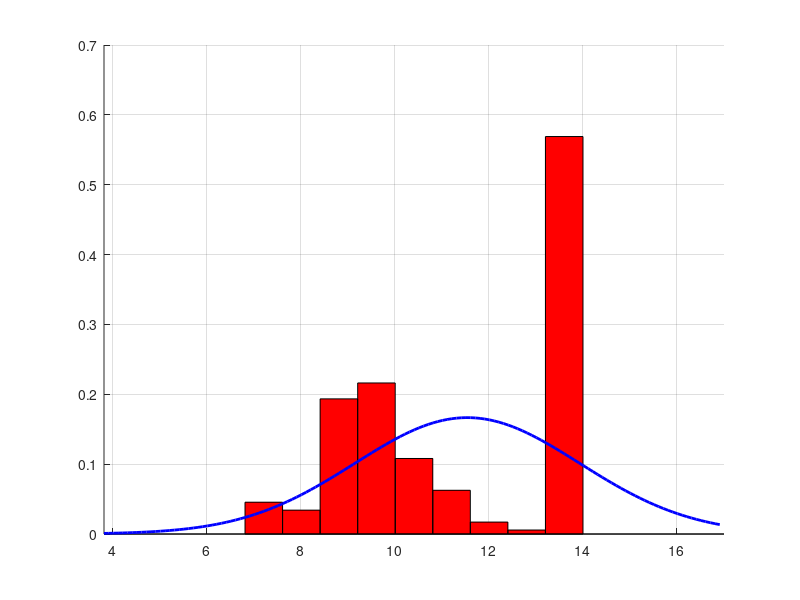
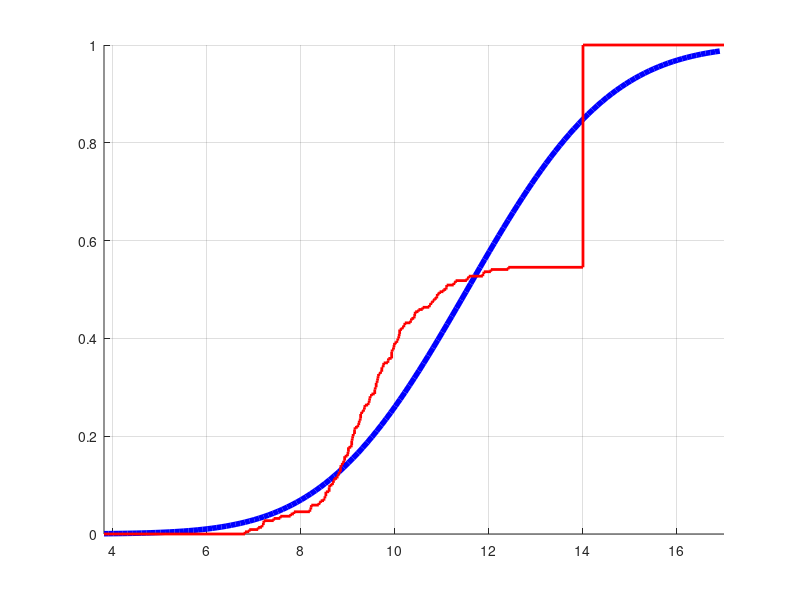

These charts were generated, in order, by the following MATLAB code:
pkg load statistics

x = [11.89,9.60,9.29,10.06,9.50,8.93,9.58,6.81,8.69,9.62,...
     9.01,10.59,10.50,11.53,9.94,8.84,8.91,6.90,9.76,7.09,...
     11.29,11.25,10.84,10.76,7.42,8.49,10.10,8.79,11.87,8.77,...
     9.43,12.41,9.75,8.53,9.72,9.45,7.20,9.23,8.93,9.15,...
     10.19,9.57,11.09,9.97,8.81,10.73,9.57,8.53,9.21,10.08,...
     9.10,11.03,10.10,9.47,9.72,9.60,8.21,7.78,10.21,8.99,...
     9.14,8.60,9.14,10.95,9.33,9.98,9.09,10.35,8.61,9.35,...
     10.04,7.85,9.64,9.99,9.65,10.89,9.08,8.60,7.56,9.27,...
     10.33,10.09,8.51,9.86,9.24,9.63,8.67,8.85,11.57,9.85,...
     9.27,9.69,10.90,8.84,11.10,8.19,9.26,9.93,10.15,8.42,...
     9.36,9.93,9.11,9.07,7.21,8.22,9.08,8.88,8.71,9.93,...
     12.04,10.41,10.80,7.17,9.00,9.46,10.42,10.43,8.38,9.01];
     sort(x)
%x = 8*[x zeros(1,100)+50 zeros(1,100)+105 zeros(1,200)];
%x = [x zeros(1,200)+600];
     x = [x zeros(1,100)+14];
n = length(x);

from = min(x)-3;
to = max(x)+3;
step = 1e-1;

fprintf('Задания а-в\n');

Mmax = max(x);
Mmin = min(x);
R = Mmax - Mmin;
mu = sum(x) / n;
sqrS = sum((x - mu) .^ 2) / (n - 1);

fprintf('M_max = %6.3f\n', Mmax);
fprintf('M_min = %6.3f\n', Mmin);
fprintf('R = %5.3f\n', R)
fprintf('mu  = %5.3f\n', mu);
fprintf('S^2 = %5.3f\n', sqrS);

fprintf('\nЗадание г\n');

m = floor(log2(n)) + 2;
limit_points = linspace(Mmin, Mmax, m + 1);

nums = zeros(m, 1);

for i = 1:m
  left = limit_points(i);
  right = limit_points(i + 1);

  for j = 1:n
    if x(j) >= left && x(j) < right
      nums(i)++;
    endif
  endfor
endfor

nums(m) += histc(x, Mmax);

fprintf('m = %d\n', m);
for i = 1:m
  fprintf('В интервале [%6.3f, %6.3f%c %2d элементов.\n', limit_points(i),...
         limit_points(i + 1), ifelse(i == m, ']', ')'), nums(i));
endfor

fprintf('\nЗадание д\n');
fprintf('График в окне "Задание д"\n');

centers = zeros(m, 1);
f_emp   = zeros(m, 1);

Delta = (Mmax - Mmin) / m;

for i = 1:m
    centers(i) = (limit_points(i) + limit_points(i + 1)) / 2;
    f_emp(i)   = nums(i) / (n * Delta);
endfor

sigma = sqrt(sqrS);
x_vals = (from:step:to);
f_theor = normpdf(x_vals, mu, sigma);

h = figure();
set(h, 'numbertitle', 'off', 'name', 'Задание д');
hold on;
bar(centers, f_emp, 1, 'facecolor', 'r');
plot(x_vals, f_theor, 'linewidth', 2, 'color', 'b');
xlim([from,to]);
grid;

fprintf('\nЗадание е\n');
fprintf('График в окне "Задание е"\n');

uniq_x = unique(x);
uniq_n = length(uniq_x);
uniq_nums = histc(x, uniq_x);

t = zeros(uniq_n + 2, 1);
t(1) = from;
t(uniq_n + 2) = to;

for i = 2:uniq_n+1
    t(i) = uniq_x(i - 1);
endfor

F_emp = zeros(uniq_n + 1, 1);
cnt = 0;

for i = 1:uniq_n
    F_emp(i) = cnt / n;
    cnt += uniq_nums(i);
endfor

F_emp(uniq_n + 1) = cnt / n;
F_emp(uniq_n + 2) = cnt / n;

x_vals = (from:step:to);
F_theor = normcdf(x_vals, mu, sigma);

g = figure();
set(g, 'numbertitle', 'off', 'name', 'Задание е');
hold on;
plot(x_vals, F_theor, 'linewidth', 4, 'color', 'b');
stairs(t, F_emp, 'linewidth', 2, 'color', 'r');
xlim([from,to]);
grid;

waitfor(h);
waitfor(g);
